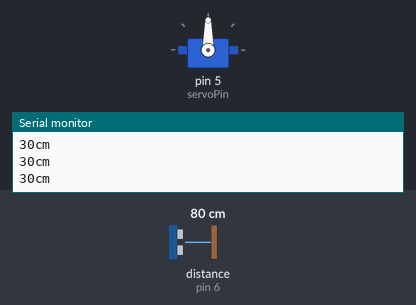
A sketch run on a simulated Arduino Uno, built with avr-gcc and run on an emulated ATmega328P. Shown: servo, the last lines printed to the serial monitor. Wiring (inferred from the names in the program): ultrasonic range finder: trigger pin 7; echo pin 6. The inputs (shaded band) are chosen by the test bench; at power-on: distance to the obstacle (sensor on pin 6) 80 cm. The echo pulse lasts 58.3 µs per cm.

Above: at 1.2 s.
1.3 s: distance to the obstacle (sensor on pin 6) set to 18 cm
2.8 s: distance to the obstacle (sensor on pin 6) set to 15 cm
At 3.7 s:
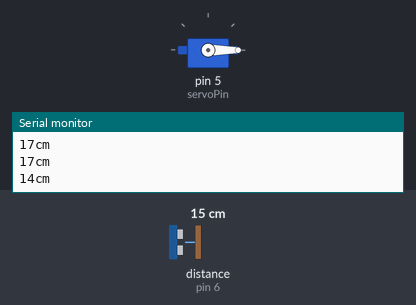
Timing chart, 0 to 5.8 s (numbered marks = the images above; inputs shaded):
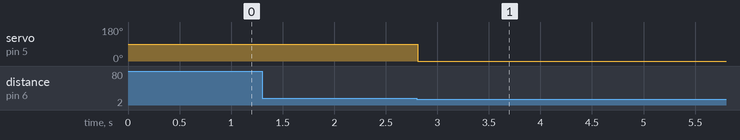

The sketch:

BC_THUNGRAC.ino
```cpp
  #include <Servo.h>
const int trig = 7;     // chân trig của HC-SR04
const int echo = 6;     // chân echo của HC-SR04
const int servoPin = 5;
Servo Servo1;
void setup() {
   Servo1.attach(servoPin);
   Serial.begin(9600);     // giao tiếp Serial với baudrate 9600
    pinMode(trig,OUTPUT);   // chân trig sẽ phát tín hiệu
    pinMode(echo,INPUT);    // chân echo sẽ nhận tín hiệu
}
void loop(){
    unsigned long duration;
    int distance;
    digitalWrite(trig,0);
    delayMicroseconds(2);
    digitalWrite(trig,1);
    delayMicroseconds(5);
    digitalWrite(trig,0);
    duration = pulseIn(echo,HIGH);
    distance = int(duration/2/29.412);
    if(distance >=30){
      distance = 30;
    }
     Serial.print(distance);
    Serial.println("cm");
    delay(5);
   // Make servo go to 0 degrees
   if(distance <= 15){
    Servo1.write(0);
    delay(4000);
   }
    Servo1.write(90);
}
```

Measured:
- the behaviour switches between 17 and 16 cm on distance to the obstacle (sensor on pin 6) (found by bisection; images 0 and 1)
- after the input at 2.8 s, servo on pin 5 (servoPin): 90° → 0° at once
